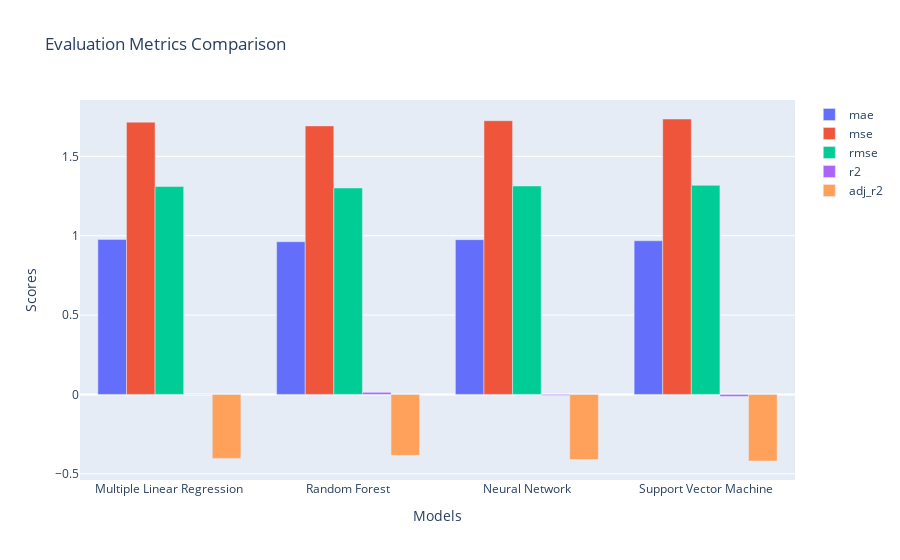

Here is the notebook cell this chart was saved with:
### Code cell
# Extracting model names and metric scores
model_names = [d['model'] for d in regression_stats_test]
metric_labels = list(regression_stats_test[0].keys())[1:]
metric_scores = {metric: [d[metric] for d in regression_stats_test] for metric in metric_labels}

# Plotting the bar chart
fig = go.Figure()

for metric in metric_labels:
    fig.add_trace(go.Bar(
        x=model_names,
        y=metric_scores[metric],
        name=metric
    ))

# Updating the layout
fig.update_layout(
    title='Evaluation Metrics Comparison',
    xaxis_title='Models',
    yaxis_title='Scores',
    barmode='group'
)

# Display the plot
fig.show()

### Figure 1 — Plotly figure (JSON) as saved in the notebook; plotly's stock layout.template omitted (floating-point values rounded to 4 significant figures)
{"data": [{"name": "mae", "type": "bar", "x": ["Multiple Linear Regression", "Random Forest", "Neural Network", "Support Vector Machine"], "y": [0.9768, 0.9619, 0.975, 0.968]}, {"name": "mse", "type": "bar", "x": ["Multiple Linear Regression", "Random Forest", "Neural Network", "Support Vector Machine"], "y": [1.715, 1.692, 1.725, 1.735]}, {"name": "rmse", "type": "bar", "x": ["Multiple Linear Regression", "Random Forest", "Neural Network", "Support Vector Machine"], "y": [1.31, 1.301, 1.313, 1.317]}, {"name": "r2", "type": "bar", "x": ["Multiple Linear Regression", "Random Forest", "Neural Network", "Support Vector Machine"], "y": [-0.0006624, 0.01314, -0.005996, -0.01224]}, {"name": "adj_r2", "type": "bar", "x": ["Multiple Linear Regression", "Random Forest", "Neural Network", "Support Vector Machine"], "y": [-0.4032, -0.3839, -0.4107, -0.4195]}], "layout": {"barmode": "group", "title": {"text": "Evaluation Metrics Comparison"}, "xaxis": {"title": {"text": "Models"}}, "yaxis": {"title": {"text": "Scores"}}}}
